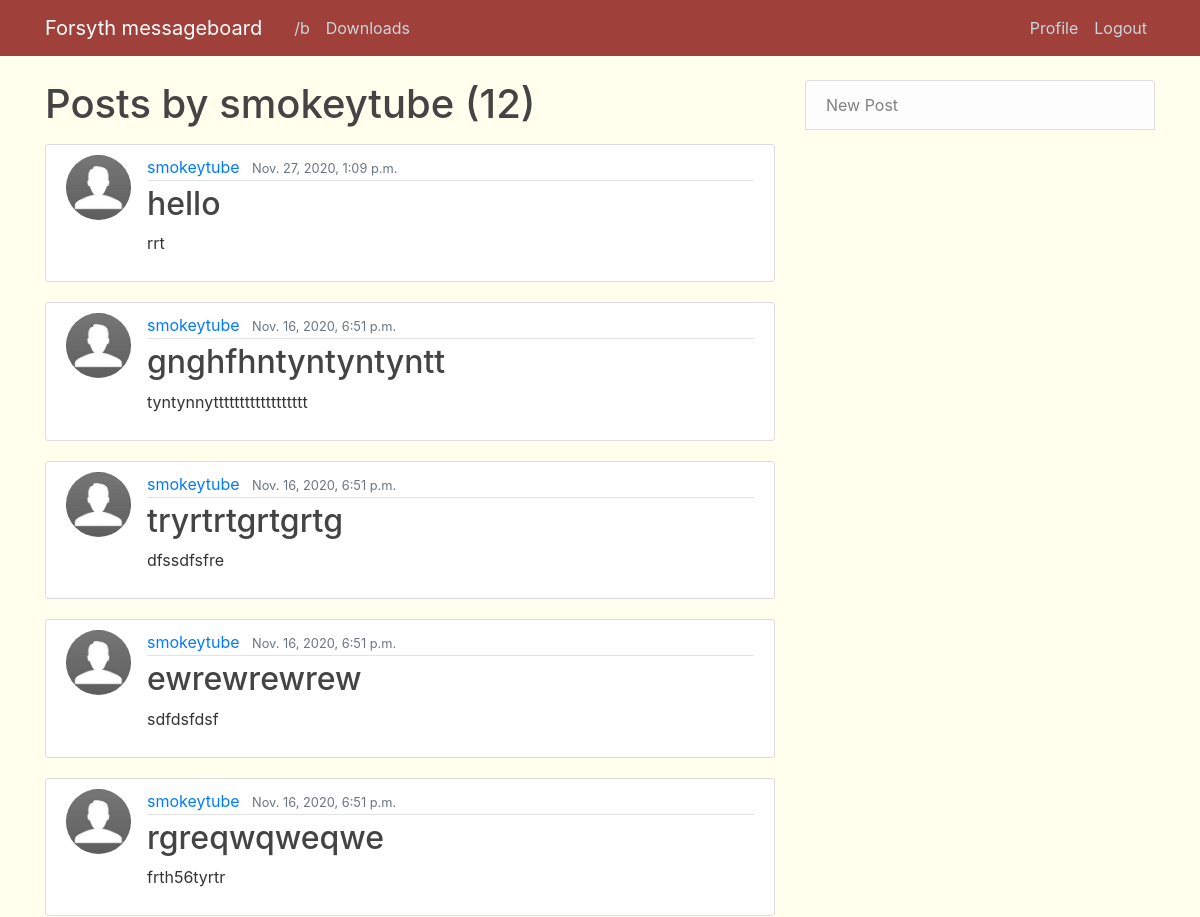
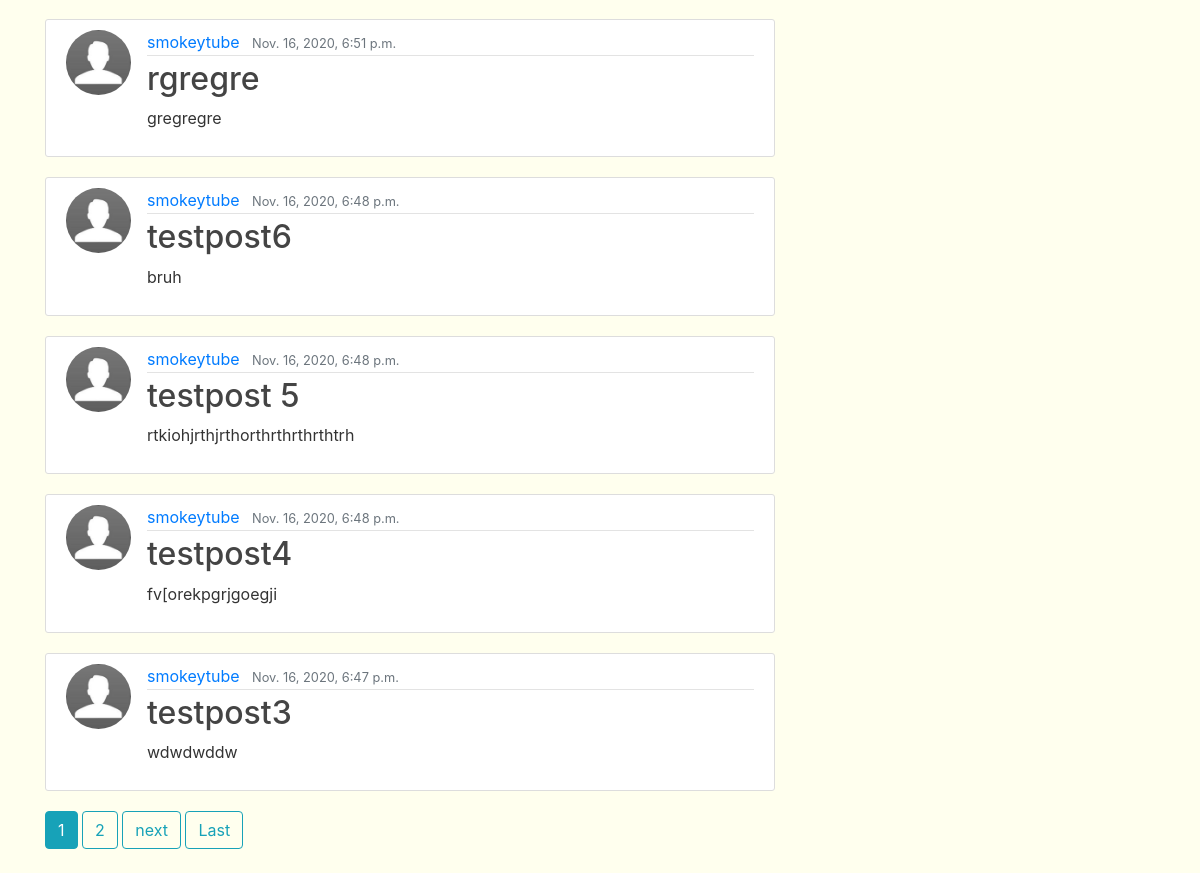
Screenshot of /brandom/user/smokeytube (signed in) with the database file from the repository (2 pictures, top to bottom).
### brandom/models.py (models this page shows, shortened)
class Post(models.Model):
    title = models.CharField(max_length=100)
    content = models.TextField()
    date_posted = models.DateTimeField(default=timezone.now)
    author = models.ForeignKey(User, on_delete=models.CASCADE)

### users/models.py (models this page shows, shortened)
class Profile(models.Model):
    user = models.OneToOneField(User, on_delete=models.CASCADE)
    image = models.ImageField(default='default.jpg', upload_to='profile_pics')

### brandom/views.py (the view)
# urls.py: path('user/<str:username>', UserPostListView.as_view(), name='user-posts'),
class UserPostListView(ListView):
    model = Post
    template_name = 'brandom/user_posts.html'
    context_object_name = 'posts'
    paginate_by = 10
    def get_queryset(self):
        user = get_object_or_404(User, username=self.kwargs.get('username'))
        return Post.objects.filter(author=user).order_by('-date_posted')

### brandom/templates/brandom/user_posts.html (shortened to what this page needs)
{% extends "brandom/base.html" %}
{% block content %}
<h1 class="mb-3">Posts by {{ view.kwargs.username }} ({{ page_obj.paginator.count }})</h1>
    {% for post in posts %}
            <article class="media content-section">
            <img class="rounded-circle article-img" src="{{ post.author.profile.image.url }}">
        <div class="media-body">
            <div class="article-metadata">
            <a class="mr-2" href="{% url 'user-posts' post.author.username %}">{{ post.author }}</a>
            <small class="text-muted">{{ post.date_posted }}</small>
            </div>
            <h2><a class="article-title" href="{% url 'post-detail' post.id %}">{{ post.title }}</a></h2>
            <p class="article-content">{{ post.content }}</p>
        </div>
        </article>
    {% endfor %}
    {% if is_paginated %}
        {% for num in page_obj.paginator.page_range %}
            {% if page_obj.number == num %}
            <a class="btn btn-info mb-4" href="?page={{ num }}">{{ num }}</a>
            {% elif num > page_obj.number|add:'-3' and num < page_obj.number|add:'3'%}
            <a class="btn btn-outline-info mb-4" href="?page={{ num }}">{{ num }}</a>
            {% endif %}
        {% endfor %}
        {% if page_obj.has_next %}
        <a class="btn btn-outline-info mb-4" href="?page={{ page_obj.next_page_number }}">next</a>
        <a class="btn btn-outline-info mb-4" href="?page={{ page_obj.paginator.num_pages }}">Last</a>
        {% endif %}
    {% endif %}
{% endblock content %}

### brandom/static/brandom/main.css (style rules this page uses)
body { background: #FFFFEE; color: #333333; margin-top: 5rem; }
h1, h2, h3, h4, h5, h6 { color: #444444; }
.content-section { background: #ffffff; padding: 10px 20px; border: 1px solid #dddddd; border-radius: 3px; margin-bottom: 20px; }
.article-title { color: #444444; }
.article-content { white-space: pre-line; }
.article-img { height: 65px; width: 65px; margin-right: 16px; }
.article-metadata { padding-bottom: 1px; margin-bottom: 4px; border-bottom: 1px solid #e3e3e3 }

### rows the page displays
Post: author.profile.image (placeholder picture), author "smokeytube", date_posted "Nov. 27, 2020, 1:09 p.m.", title "hello", content "rrt"
Post: author.profile.image (placeholder picture), author "smokeytube", date_posted "Nov. 16, 2020, 6:51 p.m.", title "gnghfhntyntyntyntt", content "tyntynnytttttttttttttttttt"
Post: author.profile.image (placeholder picture), author "smokeytube", date_posted "Nov. 16, 2020, 6:51 p.m.", title "tryrtrtgrtgrtg", content "dfssdfsfre"
Post: author.profile.image (placeholder picture), author "smokeytube", date_posted "Nov. 16, 2020, 6:51 p.m.", title "ewrewrewrew", content "sdfdsfdsf"
Post: author.profile.image (placeholder picture), author "smokeytube", date_posted "Nov. 16, 2020, 6:51 p.m.", title "rgreqwqweqwe", content "frth56tyrtr"
Post: author.profile.image (placeholder picture), author "smokeytube", date_posted "Nov. 16, 2020, 6:51 p.m.", title "rgregre", content "gregregre"
Post: author.profile.image (placeholder picture), author "smokeytube", date_posted "Nov. 16, 2020, 6:48 p.m.", title "testpost6", content "bruh"
Post: author.profile.image (placeholder picture), author "smokeytube", date_posted "Nov. 16, 2020, 6:48 p.m.", title "testpost 5", content "rtkiohjrthjrthorthrthrthrthtrh"
Post: author.profile.image (placeholder picture), author "smokeytube", date_posted "Nov. 16, 2020, 6:48 p.m.", title "testpost4", content "fv[orekpgrjgoegji"
Post: author.profile.image (placeholder picture), author "smokeytube", date_posted "Nov. 16, 2020, 6:47 p.m.", title "testpost3", content "wdwdwddw"

### other values shown
{{ view.kwargs.username }} "smokeytube"
{{ page_obj.paginator.count }} "12"
{{ num }} "1"
{{ num }} "2"
